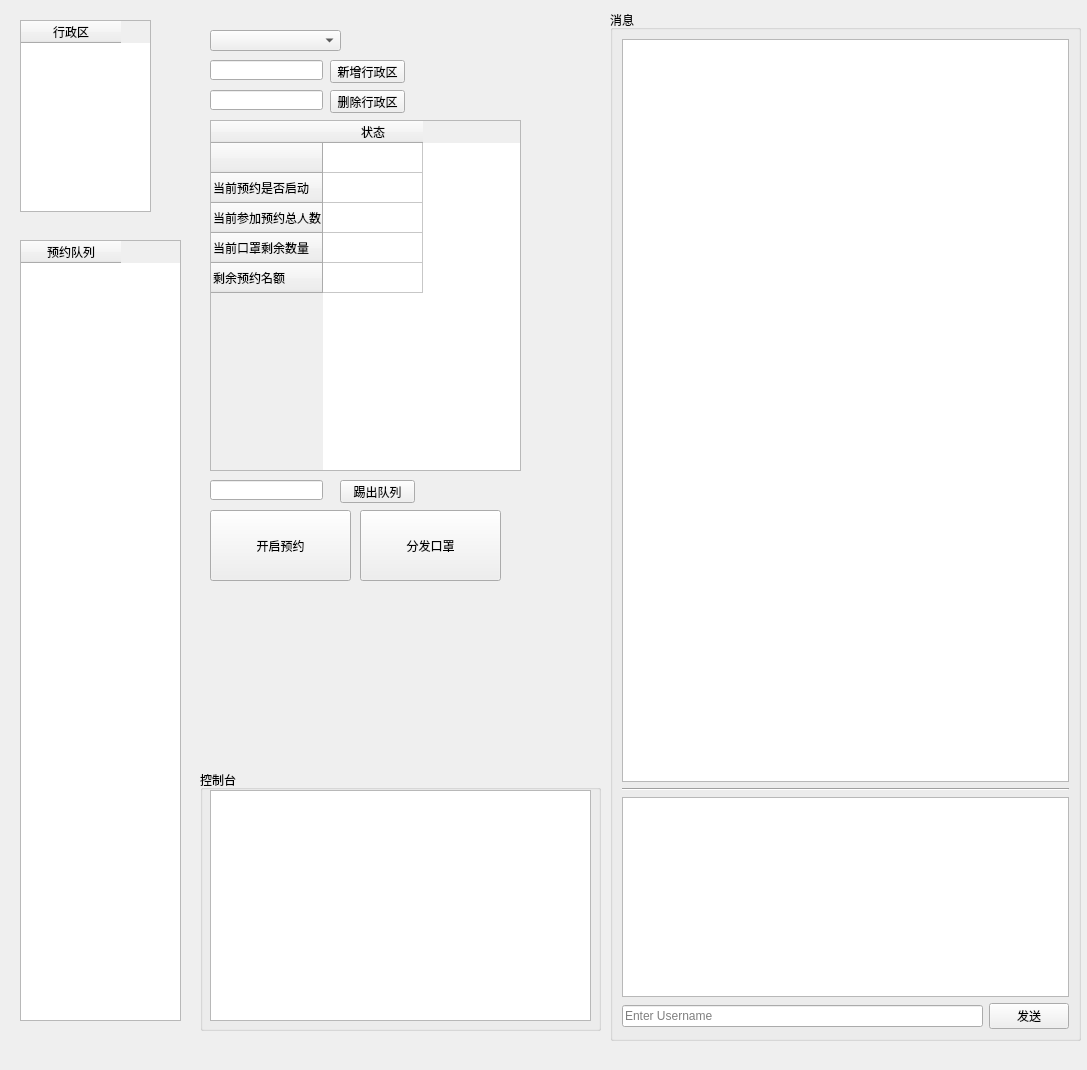
<?xml version="1.0" encoding="UTF-8"?>
<ui version="4.0">
 <class>MainWindow</class>
 <widget class="QMainWindow" name="MainWindow">
  <property name="geometry">
   <rect>
    <x>0</x>
    <y>0</y>
    <width>1087</width>
    <height>1070</height>
   </rect>
  </property>
  <property name="windowTitle">
   <string>MainWindow</string>
  </property>
  <widget class="QWidget" name="centralwidget">
   <widget class="QLineEdit" name="toAdd">
    <property name="geometry">
     <rect>
      <x>210</x>
      <y>60</y>
      <width>113</width>
      <height>20</height>
     </rect>
    </property>
   </widget>
   <widget class="QPushButton" name="add">
    <property name="geometry">
     <rect>
      <x>330</x>
      <y>60</y>
      <width>75</width>
      <height>23</height>
     </rect>
    </property>
    <property name="text">
     <string>新增行政区</string>
    </property>
   </widget>
   <widget class="QTableWidget" name="adminInfo">
    <property name="geometry">
     <rect>
      <x>20</x>
      <y>20</y>
      <width>131</width>
      <height>192</height>
     </rect>
    </property>
    <column>
     <property name="text">
      <string>行政区</string>
     </property>
    </column>
   </widget>
   <widget class="QLineEdit" name="toDelete">
    <property name="geometry">
     <rect>
      <x>210</x>
      <y>90</y>
      <width>113</width>
      <height>20</height>
     </rect>
    </property>
   </widget>
   <widget class="QPushButton" name="delete_2">
    <property name="geometry">
     <rect>
      <x>330</x>
      <y>90</y>
      <width>75</width>
      <height>23</height>
     </rect>
    </property>
    <property name="text">
     <string>删除行政区</string>
    </property>
   </widget>
   <widget class="QTableWidget" name="detail">
    <property name="geometry">
     <rect>
      <x>210</x>
      <y>120</y>
      <width>311</width>
      <height>351</height>
     </rect>
    </property>
    <row>
     <property name="text">
      <string/>
     </property>
    </row>
    <row>
     <property name="text">
      <string>当前预约是否启动</string>
     </property>
    </row>
    <row>
     <property name="text">
      <string>当前参加预约总人数</string>
     </property>
    </row>
    <row>
     <property name="text">
      <string>当前口罩剩余数量</string>
     </property>
    </row>
    <row>
     <property name="text">
      <string>剩余预约名额</string>
     </property>
    </row>
    <column>
     <property name="text">
      <string>状态</string>
     </property>
    </column>
   </widget>
   <widget class="QTableWidget" name="queue">
    <property name="geometry">
     <rect>
      <x>20</x>
      <y>240</y>
      <width>161</width>
      <height>781</height>
     </rect>
    </property>
    <column>
     <property name="text">
      <string>预约队列</string>
     </property>
    </column>
   </widget>
   <widget class="QGroupBox" name="groupBox">
    <property name="geometry">
     <rect>
      <x>610</x>
      <y>10</y>
      <width>471</width>
      <height>1031</height>
     </rect>
    </property>
    <property name="title">
     <string>消息</string>
    </property>
    <layout class="QVBoxLayout" name="verticalLayout_3">
     <item>
      <widget class="QTextBrowser" name="MessageBox"/>
     </item>
     <item>
      <widget class="Line" name="line">
       <property name="orientation">
        <enum>Qt::Horizontal</enum>
       </property>
      </widget>
     </item>
     <item>
      <widget class="QPlainTextEdit" name="toSend">
       <property name="maximumSize">
        <size>
         <width>16777215</width>
         <height>200</height>
        </size>
       </property>
      </widget>
     </item>
     <item>
      <layout class="QHBoxLayout" name="horizontalLayout">
       <item>
        <widget class="QLineEdit" name="targetUser">
         <property name="placeholderText">
          <string>Enter Username</string>
         </property>
        </widget>
       </item>
       <item>
        <widget class="QPushButton" name="send">
         <property name="text">
          <string>发送</string>
         </property>
        </widget>
       </item>
      </layout>
     </item>
    </layout>
   </widget>
   <widget class="QLineEdit" name="toKick">
    <property name="geometry">
     <rect>
      <x>210</x>
      <y>480</y>
      <width>113</width>
      <height>20</height>
     </rect>
    </property>
   </widget>
   <widget class="QPushButton" name="kick">
    <property name="geometry">
     <rect>
      <x>340</x>
      <y>480</y>
      <width>75</width>
      <height>23</height>
     </rect>
    </property>
    <property name="text">
     <string>踢出队列</string>
    </property>
   </widget>
   <widget class="QComboBox" name="admin">
    <property name="geometry">
     <rect>
      <x>210</x>
      <y>30</y>
      <width>131</width>
      <height>21</height>
     </rect>
    </property>
   </widget>
   <widget class="QPushButton" name="start">
    <property name="geometry">
     <rect>
      <x>210</x>
      <y>510</y>
      <width>141</width>
      <height>71</height>
     </rect>
    </property>
    <property name="text">
     <string>开启预约</string>
    </property>
   </widget>
   <widget class="QPushButton" name="handOut">
    <property name="geometry">
     <rect>
      <x>360</x>
      <y>510</y>
      <width>141</width>
      <height>71</height>
     </rect>
    </property>
    <property name="text">
     <string>分发口罩</string>
    </property>
   </widget>
   <widget class="QGroupBox" name="groupBox_2">
    <property name="geometry">
     <rect>
      <x>200</x>
      <y>770</y>
      <width>401</width>
      <height>261</height>
     </rect>
    </property>
    <property name="title">
     <string>控制台</string>
    </property>
    <widget class="QTextBrowser" name="command">
     <property name="geometry">
      <rect>
       <x>10</x>
       <y>20</y>
       <width>381</width>
       <height>231</height>
      </rect>
     </property>
    </widget>
   </widget>
  </widget>
 </widget>
 <resources/>
 <connections/>
</ui>
